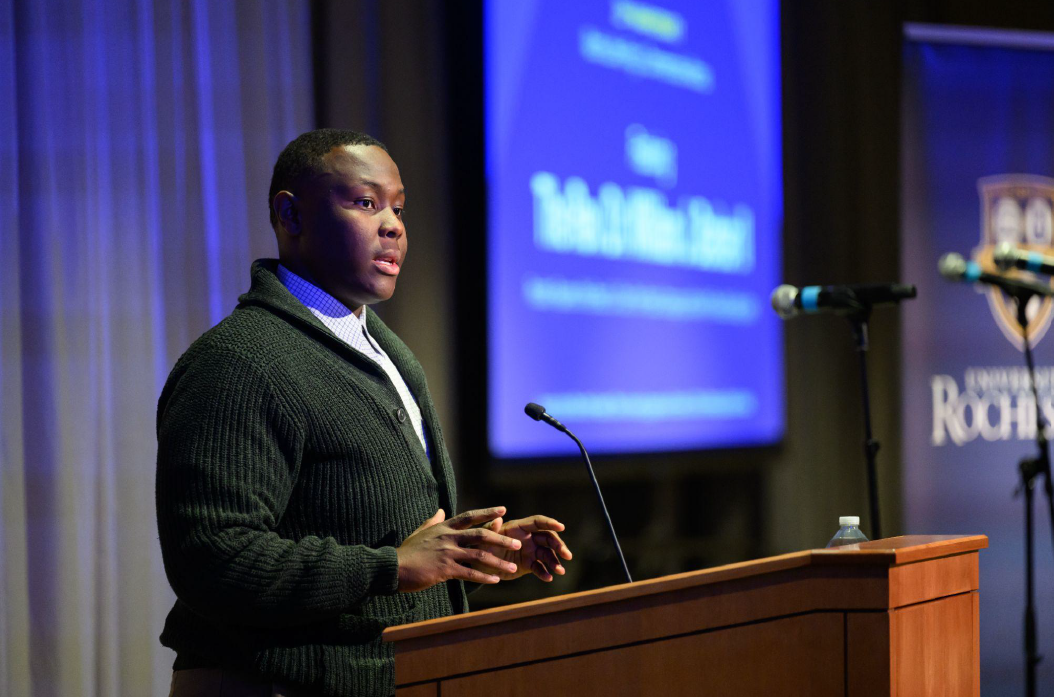
#> input picture media-review/higgsfield/H01-P05-upload-verified.png, 1054 x 697 px, given in place of H02-stage-desktop-higgsfield-raw.png, which was not available
$ python prepare_higgsfield_outputs.py
#> lines starting #> are read from the running program, lines starting #| are printed output that depends on the picture; pictures that were not available may be replaced by others from this repository, and a replacement may not be noted
from pathlib import Path

from PIL import Image, ImageOps


ROOT = Path(r"D:\Motivational Speaker Caleb\V3")
REVIEW = ROOT / "media-review/higgsfield"
PUBLIC = ROOT / "public/media"


def black_feather(image: Image.Image, top: int, bottom: int, span: int) -> Image.Image:
    prepared = image.convert("RGB")
    overlay = Image.new("RGBA", prepared.size, (0, 0, 0, 0))
    alpha = Image.new("L", prepared.size, 0)
    alpha_pixels = alpha.load()

    for y in range(prepared.height):
        if y <= top:
            opacity = 255
        elif y < top + span:
            opacity = round(255 * (1 - ((y - top) / span)))
        elif y < bottom - span:
            opacity = 0
        elif y < bottom:
            opacity = round(255 * ((y - (bottom - span)) / span))
        else:
            opacity = 255

        for x in range(prepared.width):
            alpha_pixels[x, y] = opacity

    overlay.putalpha(alpha)
    return Image.alpha_composite(prepared.convert("RGBA"), overlay).convert("RGB")


def prepare_stage_outputs() -> None:
    desktop_raw = REVIEW / "H02-stage-desktop-higgsfield-raw.png"
    mobile_raw = REVIEW / "H03-stage-mobile-higgsfield-raw.png"

    with Image.open(desktop_raw) as image:
#> image is the input picture: PIL image 1054x697 RGB; mean R, G, B 65.5, 62.5, 99.5
        desktop = ImageOps.fit(
            image.convert("RGB"),
            (2400, 1350),
            method=Image.Resampling.LANCZOS,
            centering=(0.5, 0.5),
        )
        desktop.save(REVIEW / "H02-stage-desktop.png", "PNG", optimize=True)
        desktop.save(
            PUBLIC / "backgrounds/stage-desktop.webp",
            "WEBP",
            quality=90,
            method=6,
        )

    with Image.open(mobile_raw) as image:
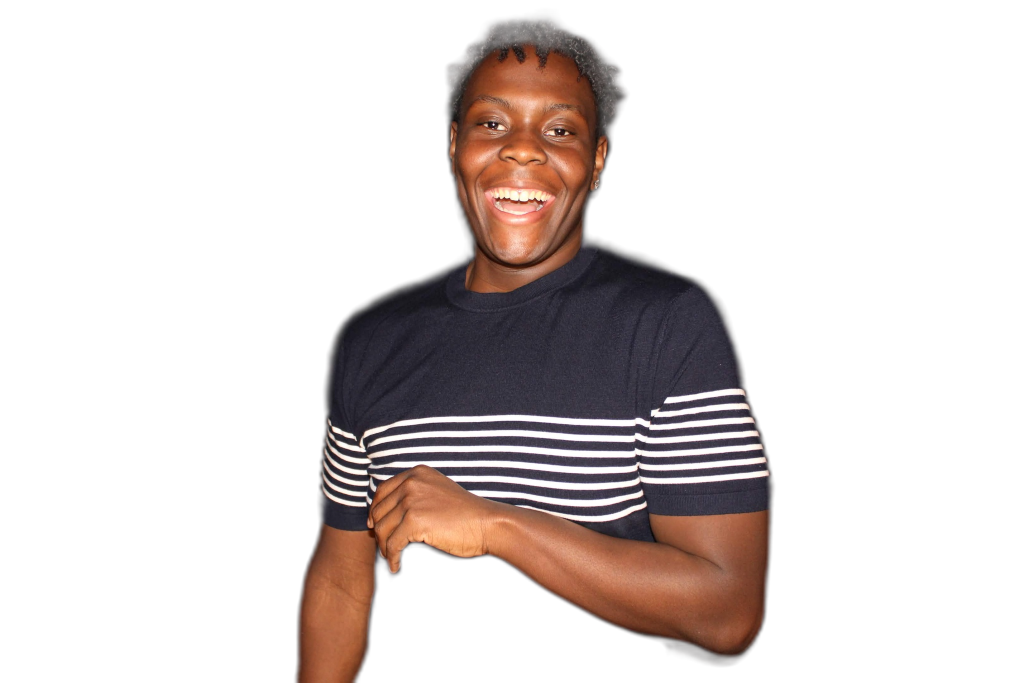
#> input picture media-review/higgsfield/H04-caleb-home-hero-cutout.png, 2048 x 1365 px, given in place of H03-stage-mobile-higgsfield-raw.png, which was not available (shown at 1/2 size)
#> image is the input picture: PIL image 2048x1365 RGBA; mean R, G, B, A 50.9, 40.3, 38.9, 64.4
        mobile = ImageOps.fit(
            image.convert("RGB"),
            (1600, 2000),
            method=Image.Resampling.LANCZOS,
            centering=(0.5, 0.5),
        )
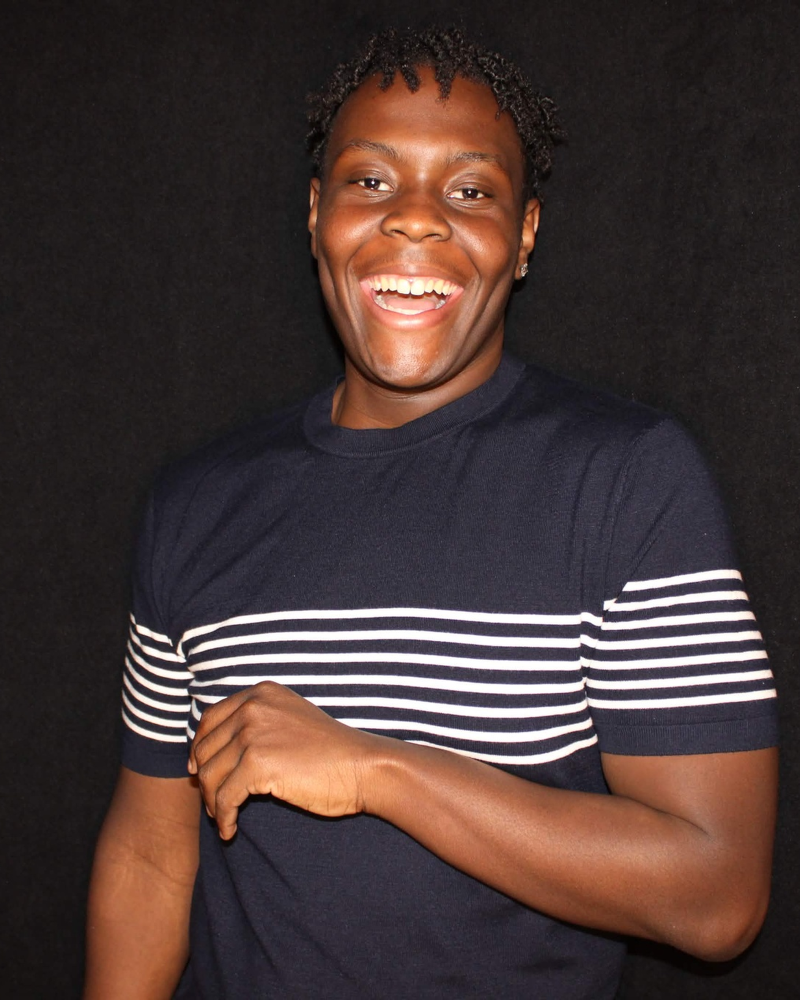
#> mobile: PIL image 1600x2000 RGB (shown at 1/2 size); mean R, G, B 71.8, 55.5, 53.2
        cleaned = black_feather(
            mobile,
            top=510,
            bottom=1490,
            span=260,
        )
#> in black_feather, `overlay = Image.new("RGBA", prepared.size, (0, 0, 0, 0))`: overlay: PIL image 1600x2000 RGBA; every value is 0
#> in black_feather, `alpha = Image.new("L", prepared.size, 0)`: alpha: PIL image 1600x2000 L; every value is 0
#> in black_feather, `overlay.putalpha(alpha)`:
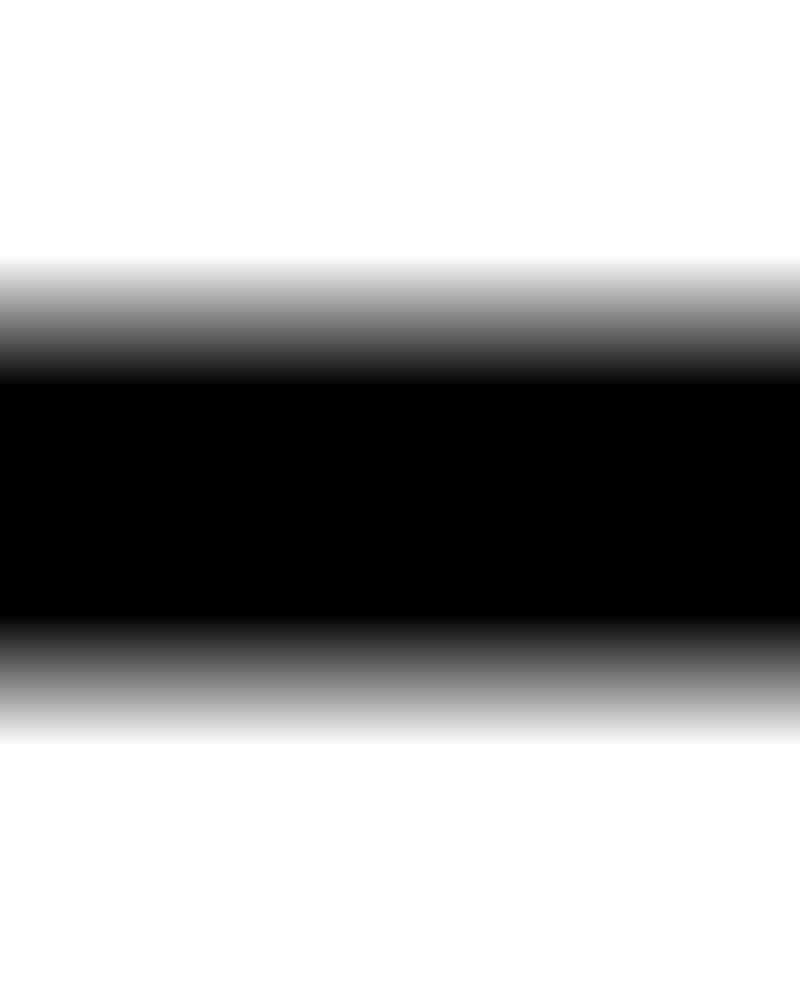
#> alpha: PIL image 1600x2000 L (shown at 1/2 size); min 0, max 255, mean 163.2
#> in black_feather, `return Image.alpha_composite(prepared.convert("RGBA"), overlay).conver..`:
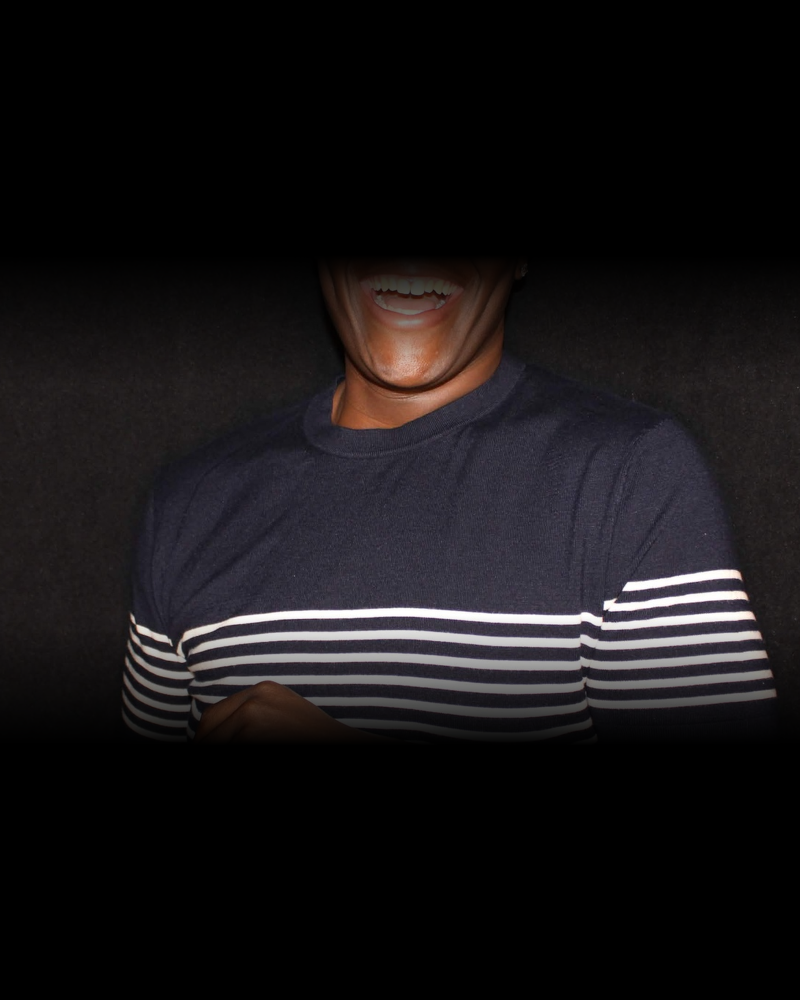
#> returned value: PIL image 1600x2000 RGB (shown at 1/2 size); mean R, G, B 22.6, 20.3, 21.9
        cleaned.save(REVIEW / "H03-stage-mobile.png", "PNG", optimize=True)
        cleaned.save(
            PUBLIC / "backgrounds/stage-mobile.webp",
            "WEBP",
            quality=90,
            method=6,
        )


def prepare_cutout_output() -> None:
    cutout = REVIEW / "H01-caleb-speaking-cutout.png"
    if not cutout.exists():
        return

    with Image.open(cutout) as image:
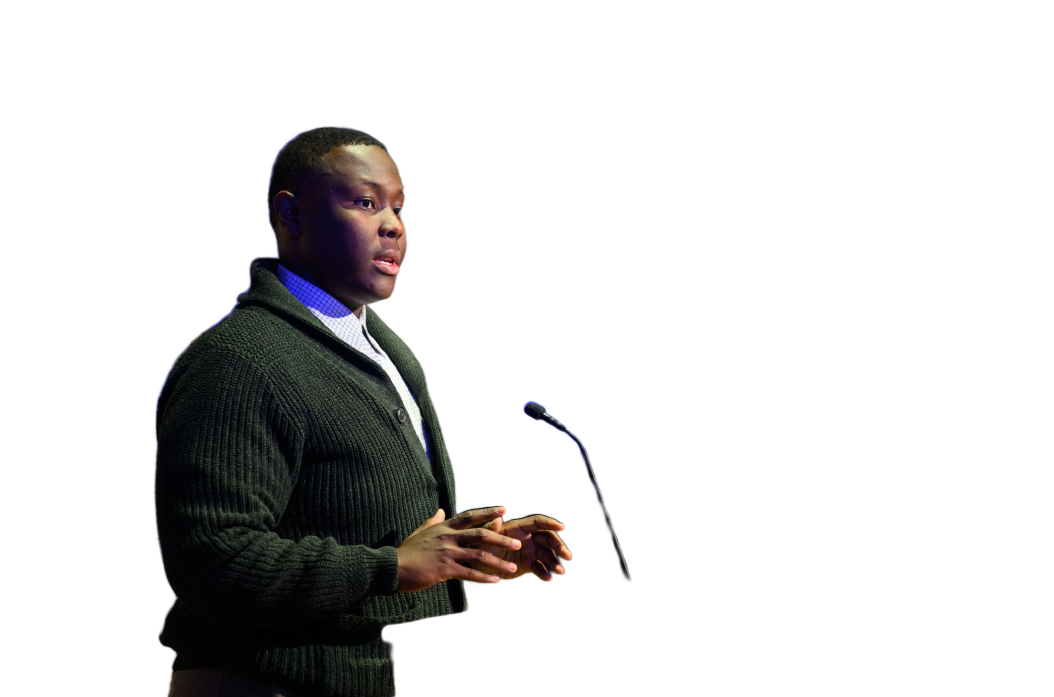
#> input picture media-review/higgsfield/H01-caleb-speaking-cutout.png, 1054 x 697 px, found by its file name
#> image is the input picture: PIL image 1054x697 RGBA; mean R, G, B, A 65.5, 62.5, 99.5, 46.1
        image.convert("RGBA").save(
            PUBLIC / "people/caleb-speaking-cutout.webp",
            "WEBP",
            quality=92,
            method=6,
            lossless=False,
        )


if __name__ == "__main__":
    prepare_stage_outputs()
    prepare_cutout_output()
